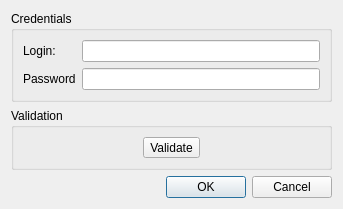
<?xml version="1.0" encoding="UTF-8"?>
<ui version="4.0">
 <class>BugReportLoginDialog</class>
 <widget class="QDialog" name="BugReportLoginDialog">
  <property name="geometry">
   <rect>
    <x>0</x>
    <y>0</y>
    <width>343</width>
    <height>197</height>
   </rect>
  </property>
  <property name="windowTitle">
   <string/>
  </property>
  <layout class="QVBoxLayout" name="verticalLayout">
   <item>
    <widget class="QGroupBox" name="credentialsGroup">
     <property name="title">
      <string>Credentials</string>
     </property>
     <layout class="QGridLayout" name="gridLayout">
      <item row="0" column="0">
       <widget class="QLabel" name="loginLabel">
        <property name="text">
         <string>Login:</string>
        </property>
       </widget>
      </item>
      <item row="0" column="1">
       <widget class="QLineEdit" name="loginEdit"/>
      </item>
      <item row="1" column="0">
       <widget class="QLabel" name="passwordLabel">
        <property name="text">
         <string>Password</string>
        </property>
       </widget>
      </item>
      <item row="1" column="1">
       <widget class="QLineEdit" name="passwordEdit">
        <property name="echoMode">
         <enum>QLineEdit::Password</enum>
        </property>
       </widget>
      </item>
     </layout>
    </widget>
   </item>
   <item>
    <widget class="QGroupBox" name="validationGroup">
     <property name="title">
      <string>Validation</string>
     </property>
     <layout class="QHBoxLayout" name="horizontalLayout">
      <item>
       <widget class="QToolButton" name="validationButton">
        <property name="text">
         <string>Validate</string>
        </property>
        <property name="icon">
         <iconset resource="../icons.qrc">
          <normaloff>:/icons/img/test_conn_error.png</normaloff>:/icons/img/test_conn_error.png</iconset>
        </property>
        <property name="toolButtonStyle">
         <enum>Qt::ToolButtonTextBesideIcon</enum>
        </property>
       </widget>
      </item>
     </layout>
    </widget>
   </item>
   <item>
    <widget class="QDialogButtonBox" name="buttonBox">
     <property name="orientation">
      <enum>Qt::Horizontal</enum>
     </property>
     <property name="standardButtons">
      <set>QDialogButtonBox::Cancel|QDialogButtonBox::Ok</set>
     </property>
    </widget>
   </item>
  </layout>
 </widget>
 <resources>
  <include location="../icons.qrc"/>
 </resources>
 <connections>
  <connection>
   <sender>buttonBox</sender>
   <signal>accepted()</signal>
   <receiver>BugReportLoginDialog</receiver>
   <slot>accept()</slot>
   <hints>
    <hint type="sourcelabel">
     <x>248</x>
     <y>254</y>
    </hint>
    <hint type="destinationlabel">
     <x>157</x>
     <y>274</y>
    </hint>
   </hints>
  </connection>
  <connection>
   <sender>buttonBox</sender>
   <signal>rejected()</signal>
   <receiver>BugReportLoginDialog</receiver>
   <slot>reject()</slot>
   <hints>
    <hint type="sourcelabel">
     <x>316</x>
     <y>260</y>
    </hint>
    <hint type="destinationlabel">
     <x>286</x>
     <y>274</y>
    </hint>
   </hints>
  </connection>
 </connections>
</ui>
